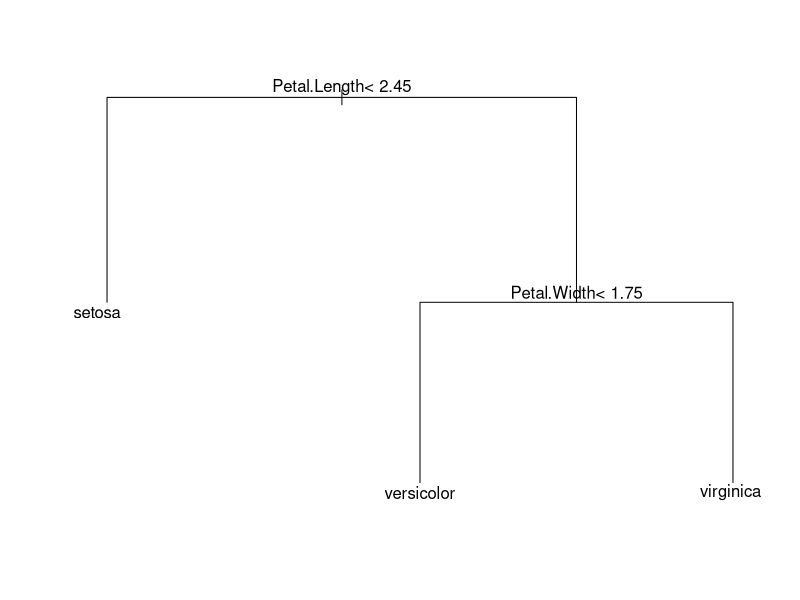
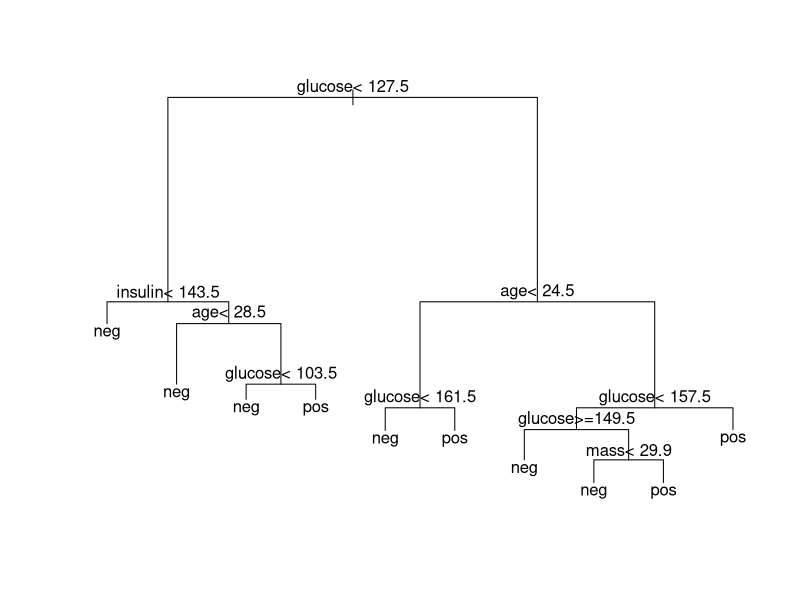
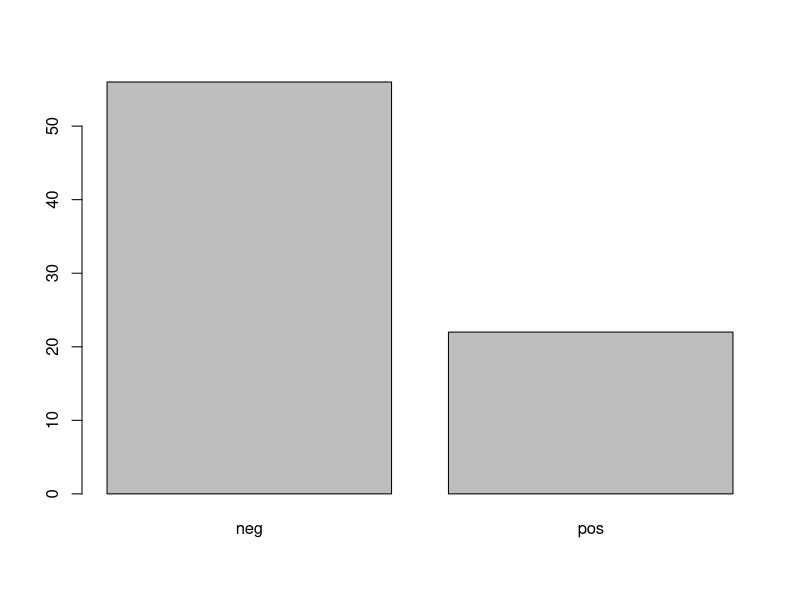
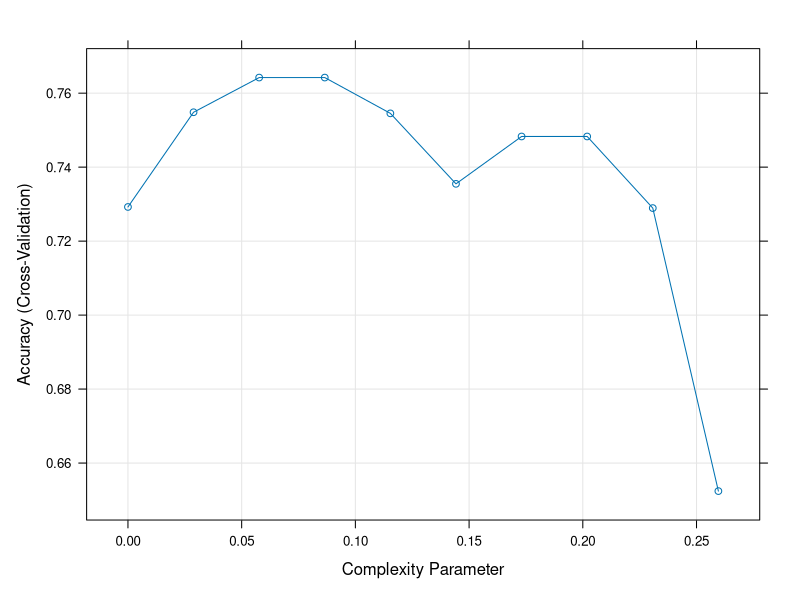
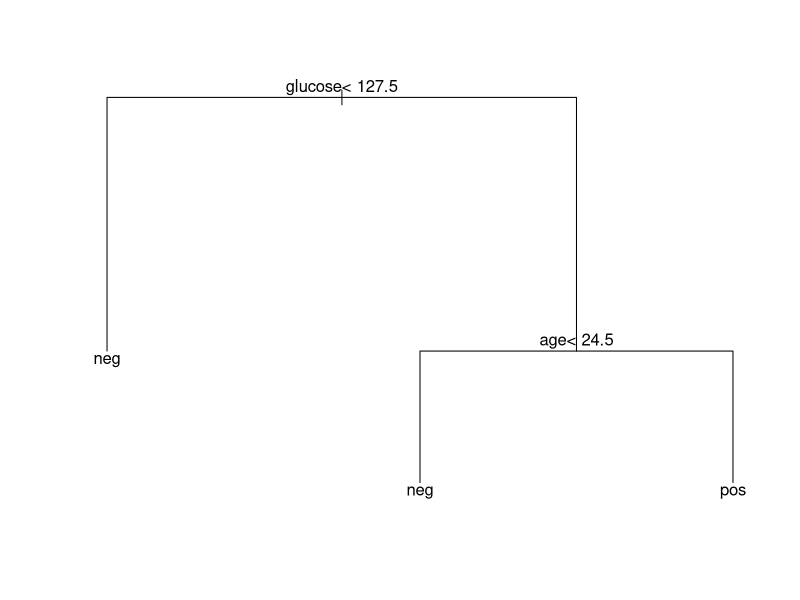
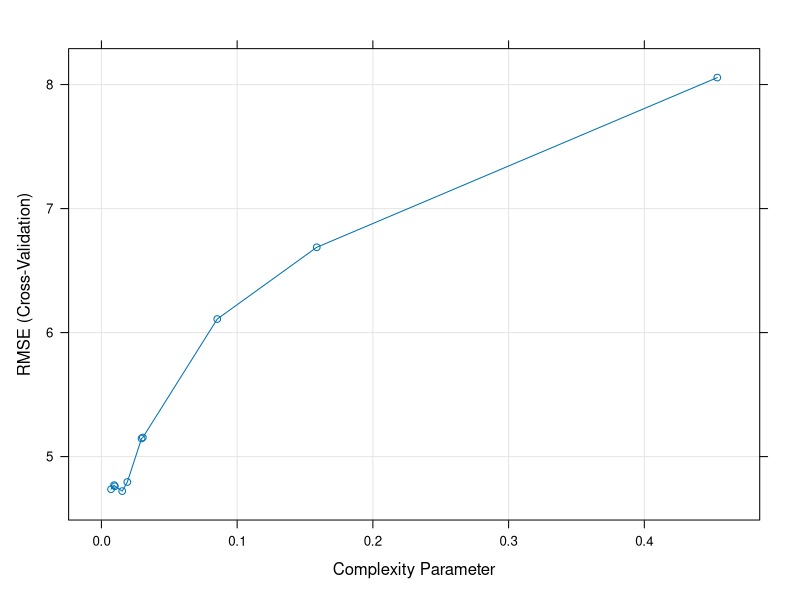
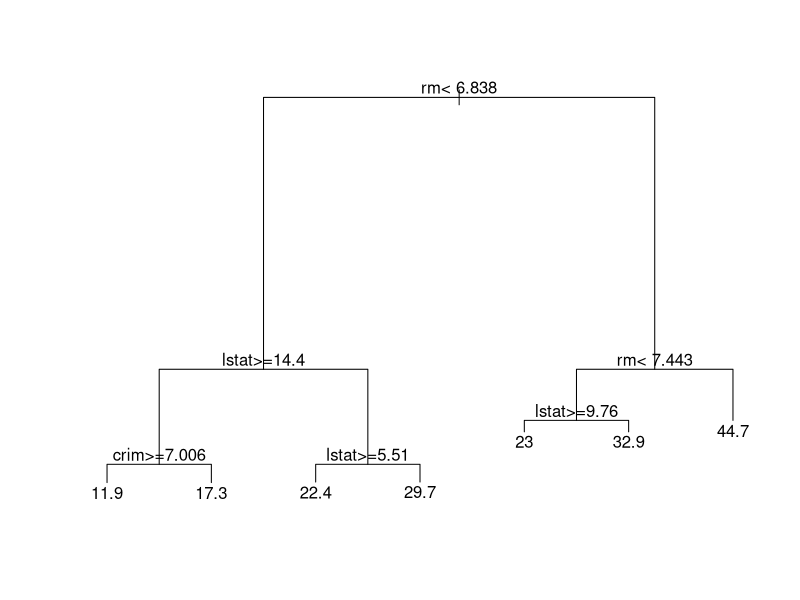
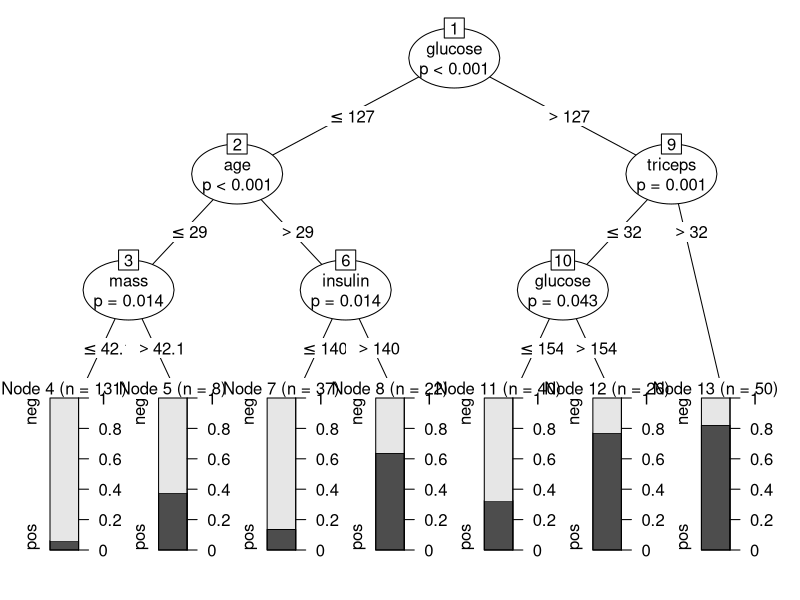

Source code (R) for these figures, in order:
#Classification and Regression Trees (CART)_decision tree
#http://www.sthda.com/english/articles/35-statistical-machine-learning-essentials/141-cart-model-decision-tree-essentials/

#----------------------------------------------
#=========================classification tree=============================
#R implementation of the CART algorithm is called RPART (Recursive Partitioning And Regression Trees) available in a package of the same name.
install.packages("tidyverse")
install.packages("caret")
install.packages("stringi")
library(tidyverse)  #tidyverse for easy data manipulation and visualization
library(caret)      #caret for easy machine learning workflow
library(rpart)     #rpart for computing decision tree models
#--------------------------Decision tree algorithm_______________________
#---Basics and visual representation
#The algorithm of decision tree models works by repeatedly partitioning the data into multiple sub-spaces, so that the outcomes in each final sub-space is as homogeneous as possible. This approach is technically called recursive partitioning.
#The produced result consists of a set of rules used for predicting the outcome variable, which can be either:
    #a continuous variable, for regression trees
    #a categorical variable, for classification trees
#The decision rules generated by the CART predictive model are generally visualized as a binary tree.
data(iris)
iris
install.packages("rpart")
library(rpart)
model <- rpart(Species ~., data = iris)
par(xpd = NA) # otherwise on some devices the text is clipped
plot(model)
text(model, digits = 3)
#the top split assigns observations having Petal.length < 2.45 to the left branch, where the predicted species are setosa.
print(model, digits = 2)
#The resulting tree is composed of decision nodes, branches and leaf nodes. The tree is placed from upside to down, so the root is at the top and leaves indicating the outcome is put at the bottom.
#Each decision node corresponds to a single input predictor variable and a split cutoff on that variable. The leaf nodes of the tree are the outcome variable which is used to make predictions.
#The tree grows from the top (root), at each node the algorithm decides the best split cutoff that results to the greatest purity (or homogeneity) in each subpartition.
#The tree will stop growing by the following three criteria (Zhang 2016):
      #all leaf nodes are pure with a single class;
      #a pre-specified minimum number of training observations that cannot be assigned to each leaf nodes with any splitting methods;
      #The number of observations in the leaf node reaches the pre-specified minimum one.
#A fully grown tree will overfit the training data and the resulting model might not be performant for predicting the outcome of new test data. Techniques, such as pruning, are used to control this problem.
#---------Choosing the trees split points
#In classification settings, the split point is defined so that the population in subpartitions are pure as much as possible. Two measures of purity are generally used, including the Gini index and the entropy (or information gain).
#For a given subpartition, Gini = sum(p(1-p)) and entropy = -1*sum(p*log(p)), where p is the proportion of misclassified observations within the subpartition.
#The sum is computed across the different categories or classes in the outcome variable. The Gini index and the entropy varie from 0 (greatest purity) to 1 (maximum degree of impurity)



#-----------------------Classification trees--------------------
install.packages("numDeriv")
library(numDeriv)
install.packages("dplyr")
library(dplyr)
install.packages("magrittr")
library(magrittr)
install.packages("mlbench")
library(mlbench)
# Load the data and remove NAs
data("PimaIndiansDiabetes2", package = "mlbench")
PimaIndiansDiabetes2 <- na.omit(PimaIndiansDiabetes2)
# Inspect the data
sample_n(PimaIndiansDiabetes2, 3)
# Split the data into training and test set
set.seed(12345)
training.samples <- PimaIndiansDiabetes2$diabetes %>%
  createDataPartition(p = 0.8, list = FALSE)
train.data  <- PimaIndiansDiabetes2[training.samples, ]
test.data <- PimaIndiansDiabetes2[-training.samples, ]
#-----Fully grown trees
# Build the model
set.seed(123)
model1 <- rpart(diabetes ~., data = train.data, method = "class")
# Plot the trees
par(xpd = NA) # Avoid clipping the text in some device
plot(model1)
text(model1, digits = 3)
# Make predictions on the test data
predicted.classes <- model1 %>% 
  predict(test.data, type = "class")
head(predicted.classes)
plot(predicted.classes)
# Compute model accuracy rate on test data
mean(predicted.classes == test.data$diabetes)
#The overall accuracy of our tree model is 78%, which is not so bad.
#this full tree including all predictor appears to be very complex and can be difficult to interpret in the situation where you have a large data sets with multiple predictors.
#Additionally, it is easy to see that, a fully grown tree will overfit the training data and might lead to poor test set performance.
#A strategy to limit this overfitting is to prune back the tree resulting to a simpler tree with fewer splits and better interpretation at the cost of a little bias (James et al. 2014, P. Bruce and Bruce (2017)).
#---------------------------------Pruning the tree------------------------
#Briefly, our goal here is to see if a smaller subtree can give us comparable results to the fully grown tree. If yes, we should go for the simpler tree because it reduces the likelihood of overfitting.
#One possible robust strategy of pruning the tree (or stopping the tree to grow) consists of avoiding splitting a partition if the split does not significantly improves the overall quality of the model.
#In rpart package, this is controlled by the complexity parameter (cp), which imposes a penalty to the tree for having two many splits. The default value is 0.01. The higher the cp, the smaller the tree.
#A too small value of cp leads to overfitting and a too large cp value will result to a too small tree. Both cases decrease the predictive performance of the model.
#An optimal cp value can be estimated by testing different cp values and using cross-validation approaches to determine the corresponding prediction accuracy of the model. The best cp is then defined as the one that maximize the cross-validation accuracy (Chapter @ref(cross-validation)).
#Pruning can be easily performed in the caret package workflow, which invokes the rpart method for automatically testing different possible values of cp, then choose the optimal cp that maximize the cross-validation ("cv") accuracy, and fit the final best CART model that explains the best our data.
#You can use the following arguments in the function train() [from caret package]:
      #trControl, to set up 10-fold cross validation
      #tuneLength, to specify the number of possible cp values to evaluate. Default value is 3, here we'll use 10
# Fit the model on the training set
set.seed(123)
model2 <- train(
  diabetes ~., data = train.data, method = "rpart",
  trControl = trainControl("cv", number = 10),
  tuneLength = 10)
# Plot model accuracy vs different values of cp (complexity parameter)
plot(model2)
# Print the best tuning parameter cp that maximizes the model accuracy
model2$bestTune
# Plot the final tree model
par(xpd = NA) # Avoid clipping the text in some device
plot(model2$finalModel)
text(model2$finalModel,  digits = 3)
# Decision rules in the model
model2$finalModel
# Make predictions on the test data
predicted.classes <- model2 %>% predict(test.data)
# Compute model accuracy rate on test data
mean(predicted.classes == test.data$diabetes)
#From the output above, it can be seen that the best value for the complexity parameter (cp) is 0.032, allowing a simpler tree, easy to interpret, with an overall accuracy of 79%, which is comparable to the accuracy (78%) that we have obtained with the full tree. The prediction accuracy of the pruned tree is even better compared to the full tree. so we should go for simplest model.
#============================regression tree===========================
#we'll describe how to build a tree for predicting a continuous variable, a method called regression analysis
#Pruning should be also applied here to limit overfiting.
#R code uses the caret package to build regression trees and to predict the output of a new test data set.
# Load the data
data("Boston", package = "MASS")
# Inspect the data
sample_n(Boston, 3)
# Split the data into training and test set
set.seed(123)
training.samples <- Boston$medv %>%
  createDataPartition(p = 0.8, list = FALSE)
train.data  <- Boston[training.samples, ]
test.data <- Boston[-training.samples, ]
#Here, the best cp value is the one that minimize the prediction error RMSE (root mean squared error).
#RMSE is computed as RMSE = mean((observeds - predicteds)^2) %>% sqrt(). The lower the RMSE, the better the model.
# choose the best cp value
# Fit the model on the training set
set.seed(123)
model <- train(
  medv ~., data = train.data, method = "rpart",
  trControl = trainControl("cv", number = 10),
  tuneLength = 10
)
# Plot model error vs different values of cp (complexity parameter)
plot(model)
# Print the best tuning parameter cp that
# minimize the model RMSE
model$bestTune
# Plot the final tree model
par(xpd = NA) # Avoid clipping the text in some device
plot(model$finalModel)
text(model$finalModel, digits = 3)
# Decision rules in the model
model$finalModel
# Make predictions on the test data
predictions <- model %>% predict(test.data)
head(predictions)
# Compute the prediction error RMSE
RMSE(predictions, test.data$medv)
#==============================Conditionnal inference tree==============================
#The conditional inference tree (ctree) uses significance test methods to select and split recursively the most related predictor variables to the outcome. This can limit overfitting compared to the classical rpart algorithm.
#At each splitting step, the algorithm stops if there is no dependence between predictor variables and the outcome variable. Otherwise the variable that is the most associated to the outcome is selected for splitting.
#The conditional tree can be easily computed using the caret workflow, which will invoke the function ctree() available in the party package.
#1) first::Demo data: PimaIndiansDiabetes2. First split the data into training (80%) and test set (20%)
# Load the data
data("PimaIndiansDiabetes2", package = "mlbench")
pima.data <- na.omit(PimaIndiansDiabetes2)
# Split the data into training and test set
set.seed(123)
training.samples <- pima.data$diabetes %>%
  createDataPartition(p = 0.8, list = FALSE)
train.data  <- pima.data[training.samples, ]
test.data <- pima.data[-training.samples, ]
#2)secodn::Build conditional trees using the tuning parameters maxdepth and mincriterion for controlling the tree size. caret package selects automatically the optimal tuning values for your data, but here we'll specify maxdepth and mincriterion.
install.packages("party")
library(party)
set.seed(123)
model <- train(
  diabetes ~., data = train.data, method = "ctree2",
  trControl = trainControl("cv", number = 10),
  tuneGrid = expand.grid(maxdepth = 3, mincriterion = 0.95 )
)
plot(model$finalModel)
# Make predictions on the test data
predicted.classes <- model %>% predict(test.data)
# Compute model accuracy rate on test data
mean(predicted.classes == test.data$diabetes)
#The p-value indicates the association between a given predictor variable and the outcome variable.
#For example, the first decision node at the top shows that glucose is the variable that is most strongly associated with diabetes with a p value < 0.001, and thus is selected as the first node.
